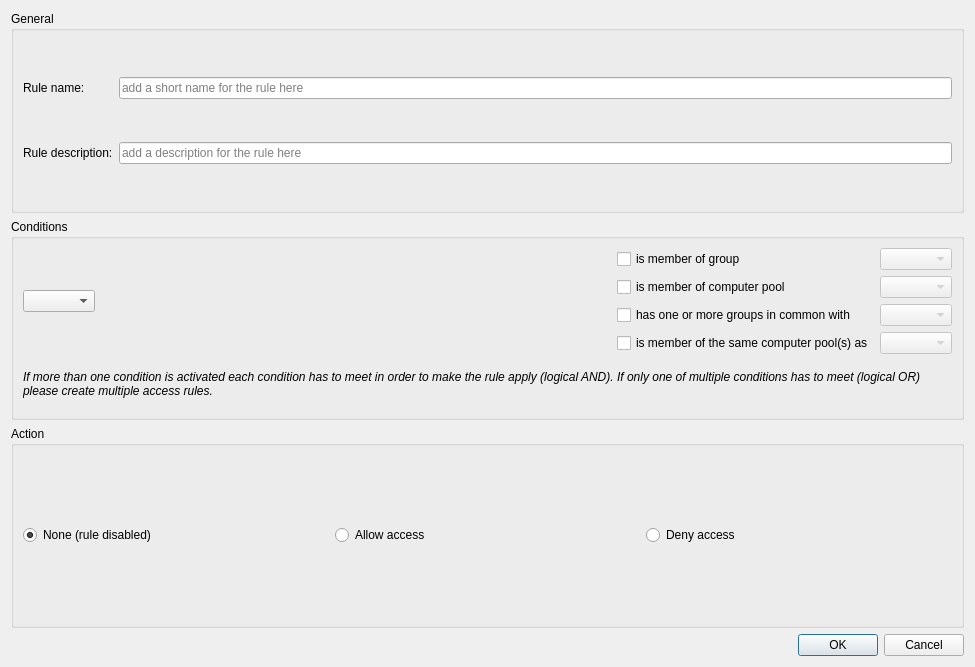
<?xml version="1.0" encoding="UTF-8"?>
<ui version="4.0">
 <class>AccessControlRuleEditDialog</class>
 <widget class="QDialog" name="AccessControlRuleEditDialog">
  <property name="geometry">
   <rect>
    <x>0</x>
    <y>0</y>
    <width>975</width>
    <height>667</height>
   </rect>
  </property>
  <property name="windowTitle">
   <string>Edit access control rule</string>
  </property>
  <layout class="QVBoxLayout" name="verticalLayout">
   <item>
    <widget class="QGroupBox" name="groupBox_3">
     <property name="title">
      <string>General</string>
     </property>
     <layout class="QGridLayout" name="gridLayout_3">
      <item row="0" column="1">
       <widget class="QLineEdit" name="ruleNameLineEdit">
        <property name="placeholderText">
         <string>add a short name for the rule here</string>
        </property>
       </widget>
      </item>
      <item row="1" column="0">
       <widget class="QLabel" name="label_4">
        <property name="text">
         <string>Rule description:</string>
        </property>
       </widget>
      </item>
      <item row="0" column="0">
       <widget class="QLabel" name="label_3">
        <property name="text">
         <string>Rule name:</string>
        </property>
       </widget>
      </item>
      <item row="1" column="1">
       <widget class="QLineEdit" name="ruleDescriptionLineEdit">
        <property name="placeholderText">
         <string>add a description for the rule here</string>
        </property>
       </widget>
      </item>
     </layout>
    </widget>
   </item>
   <item>
    <widget class="QGroupBox" name="groupBox">
     <property name="title">
      <string>Conditions</string>
     </property>
     <layout class="QGridLayout" name="gridLayout_2">
      <item row="0" column="0">
       <widget class="QComboBox" name="entityComboBox"/>
      </item>
      <item row="0" column="1">
       <spacer name="horizontalSpacer">
        <property name="orientation">
         <enum>Qt::Horizontal</enum>
        </property>
        <property name="sizeHint" stdset="0">
         <size>
          <width>40</width>
          <height>20</height>
         </size>
        </property>
       </spacer>
      </item>
      <item row="0" column="2">
       <layout class="QGridLayout" name="gridLayout">
        <item row="1" column="1">
         <widget class="QComboBox" name="computerPoolsComboBox">
          <property name="enabled">
           <bool>false</bool>
          </property>
         </widget>
        </item>
        <item row="0" column="1">
         <widget class="QComboBox" name="groupsComboBox">
          <property name="enabled">
           <bool>false</bool>
          </property>
         </widget>
        </item>
        <item row="3" column="1">
         <widget class="QComboBox" name="commonComputerPoolComboBox">
          <property name="enabled">
           <bool>false</bool>
          </property>
         </widget>
        </item>
        <item row="2" column="1">
         <widget class="QComboBox" name="commonGroupComboBox">
          <property name="enabled">
           <bool>false</bool>
          </property>
         </widget>
        </item>
        <item row="3" column="0">
         <widget class="QCheckBox" name="hasCommonComputerPoolsCheckBox">
          <property name="text">
           <string>is member of the same computer pool(s) as</string>
          </property>
         </widget>
        </item>
        <item row="2" column="0">
         <widget class="QCheckBox" name="hasCommonGroupsCheckBox">
          <property name="text">
           <string>has one or more groups in common with</string>
          </property>
         </widget>
        </item>
        <item row="1" column="0">
         <widget class="QCheckBox" name="isMemberOfComputerPoolCheckBox">
          <property name="text">
           <string>is member of computer pool</string>
          </property>
         </widget>
        </item>
        <item row="0" column="0">
         <widget class="QCheckBox" name="isMemberOfGroupCheckBox">
          <property name="text">
           <string>is member of group</string>
          </property>
         </widget>
        </item>
       </layout>
      </item>
      <item row="1" column="0" colspan="3">
       <widget class="QLabel" name="label">
        <property name="font">
         <font>
          <italic>true</italic>
         </font>
        </property>
        <property name="text">
         <string>If more than one condition is activated each condition has to meet in order to make the rule apply (logical AND). If only one of multiple conditions has to meet (logical OR) please create multiple access rules.</string>
        </property>
        <property name="wordWrap">
         <bool>true</bool>
        </property>
       </widget>
      </item>
     </layout>
    </widget>
   </item>
   <item>
    <widget class="QGroupBox" name="groupBox_2">
     <property name="title">
      <string>Action</string>
     </property>
     <layout class="QHBoxLayout" name="horizontalLayout_2">
      <item>
       <widget class="QRadioButton" name="actionNoneRadioButton">
        <property name="text">
         <string>None (rule disabled)</string>
        </property>
        <property name="checked">
         <bool>true</bool>
        </property>
        <attribute name="buttonGroup">
         <string notr="true">actionButtonGroup</string>
        </attribute>
       </widget>
      </item>
      <item>
       <widget class="QRadioButton" name="actionAllowRadioButton">
        <property name="text">
         <string>Allow access</string>
        </property>
        <attribute name="buttonGroup">
         <string notr="true">actionButtonGroup</string>
        </attribute>
       </widget>
      </item>
      <item>
       <widget class="QRadioButton" name="actionDenyRadioButton">
        <property name="text">
         <string>Deny access</string>
        </property>
        <attribute name="buttonGroup">
         <string notr="true">actionButtonGroup</string>
        </attribute>
       </widget>
      </item>
     </layout>
    </widget>
   </item>
   <item>
    <widget class="QDialogButtonBox" name="buttonBox">
     <property name="orientation">
      <enum>Qt::Horizontal</enum>
     </property>
     <property name="standardButtons">
      <set>QDialogButtonBox::Cancel|QDialogButtonBox::Ok</set>
     </property>
    </widget>
   </item>
  </layout>
 </widget>
 <tabstops>
  <tabstop>isMemberOfGroupCheckBox</tabstop>
  <tabstop>groupsComboBox</tabstop>
  <tabstop>isMemberOfComputerPoolCheckBox</tabstop>
  <tabstop>computerPoolsComboBox</tabstop>
  <tabstop>hasCommonGroupsCheckBox</tabstop>
  <tabstop>commonGroupComboBox</tabstop>
  <tabstop>hasCommonComputerPoolsCheckBox</tabstop>
  <tabstop>commonComputerPoolComboBox</tabstop>
  <tabstop>actionNoneRadioButton</tabstop>
  <tabstop>actionAllowRadioButton</tabstop>
  <tabstop>actionDenyRadioButton</tabstop>
 </tabstops>
 <resources/>
 <connections>
  <connection>
   <sender>buttonBox</sender>
   <signal>accepted()</signal>
   <receiver>AccessControlRuleEditDialog</receiver>
   <slot>accept()</slot>
   <hints>
    <hint type="sourcelabel">
     <x>233</x>
     <y>407</y>
    </hint>
    <hint type="destinationlabel">
     <x>157</x>
     <y>274</y>
    </hint>
   </hints>
  </connection>
  <connection>
   <sender>buttonBox</sender>
   <signal>rejected()</signal>
   <receiver>AccessControlRuleEditDialog</receiver>
   <slot>reject()</slot>
   <hints>
    <hint type="sourcelabel">
     <x>301</x>
     <y>413</y>
    </hint>
    <hint type="destinationlabel">
     <x>286</x>
     <y>274</y>
    </hint>
   </hints>
  </connection>
  <connection>
   <sender>isMemberOfGroupCheckBox</sender>
   <signal>toggled(bool)</signal>
   <receiver>groupsComboBox</receiver>
   <slot>setEnabled(bool)</slot>
   <hints>
    <hint type="sourcelabel">
     <x>514</x>
     <y>89</y>
    </hint>
    <hint type="destinationlabel">
     <x>876</x>
     <y>88</y>
    </hint>
   </hints>
  </connection>
  <connection>
   <sender>isMemberOfComputerPoolCheckBox</sender>
   <signal>toggled(bool)</signal>
   <receiver>computerPoolsComboBox</receiver>
   <slot>setEnabled(bool)</slot>
   <hints>
    <hint type="sourcelabel">
     <x>628</x>
     <y>131</y>
    </hint>
    <hint type="destinationlabel">
     <x>891</x>
     <y>133</y>
    </hint>
   </hints>
  </connection>
  <connection>
   <sender>hasCommonGroupsCheckBox</sender>
   <signal>toggled(bool)</signal>
   <receiver>commonGroupComboBox</receiver>
   <slot>setEnabled(bool)</slot>
   <hints>
    <hint type="sourcelabel">
     <x>556</x>
     <y>178</y>
    </hint>
    <hint type="destinationlabel">
     <x>894</x>
     <y>183</y>
    </hint>
   </hints>
  </connection>
  <connection>
   <sender>hasCommonComputerPoolsCheckBox</sender>
   <signal>toggled(bool)</signal>
   <receiver>commonComputerPoolComboBox</receiver>
   <slot>setEnabled(bool)</slot>
   <hints>
    <hint type="sourcelabel">
     <x>723</x>
     <y>230</y>
    </hint>
    <hint type="destinationlabel">
     <x>867</x>
     <y>231</y>
    </hint>
   </hints>
  </connection>
 </connections>
 <buttongroups>
  <buttongroup name="actionButtonGroup"/>
 </buttongroups>
</ui>
